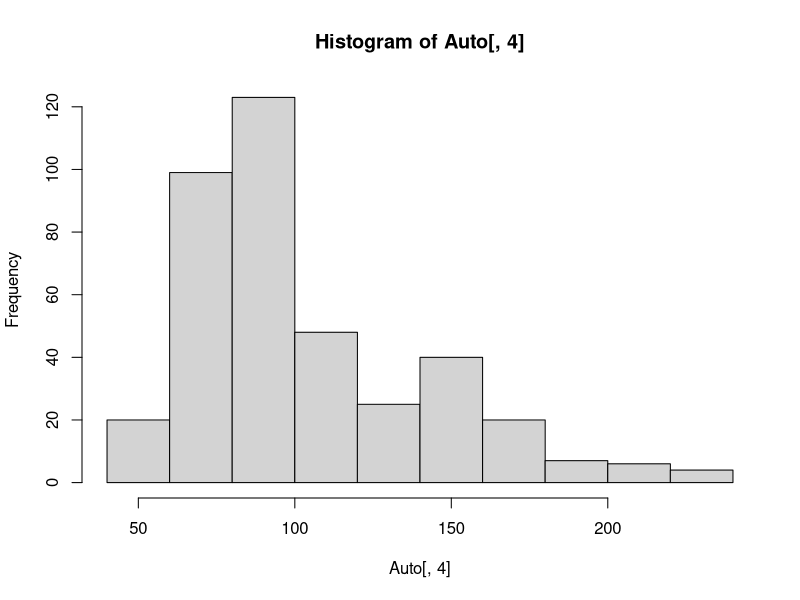
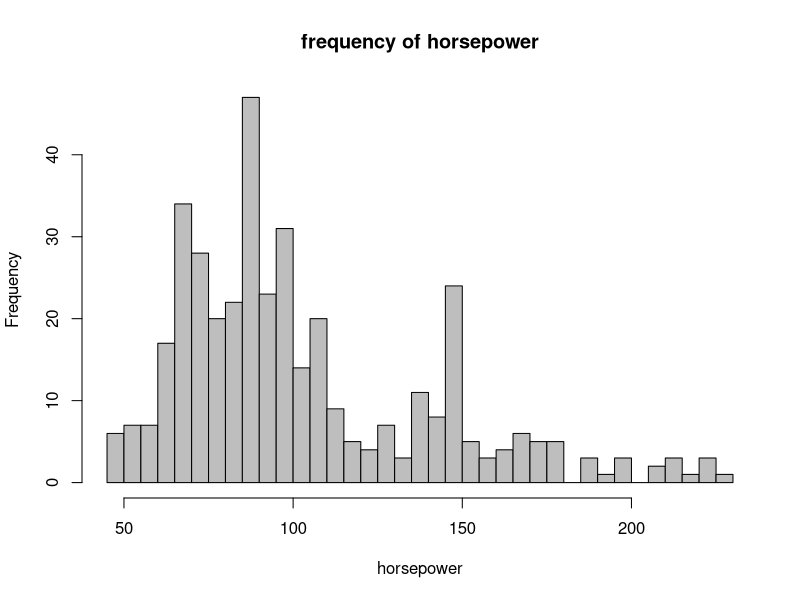
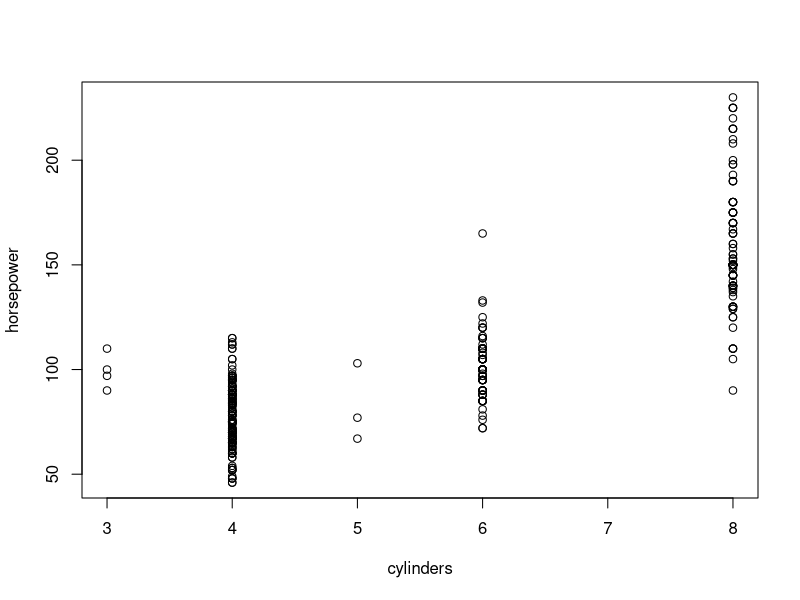
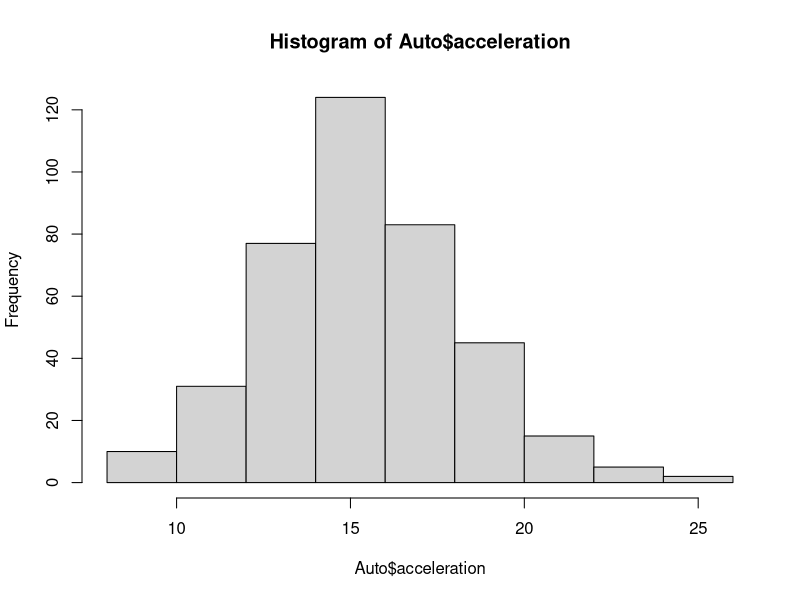
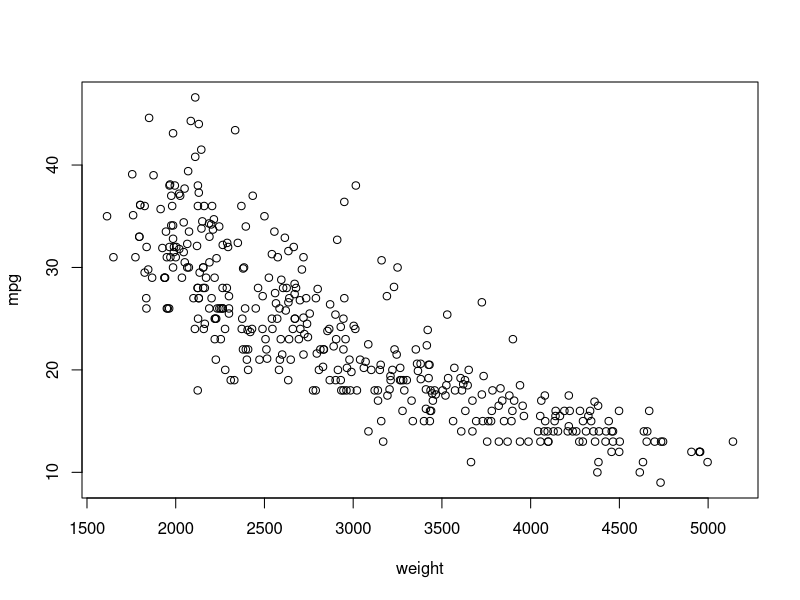

The R source for these figures, in order:
## ---- chunk 1
patientID = c(1, 2, 3, 4) 
age = c(25, 34, 28, 52) 
diabetes = c("Type1", "Type2", "Type1", "Type1")  
status = c("Poor", "Median", "Good", "Poor")
## ---- chunk 2
# this create an empty data frame. 
# We sometime need to do that when we do not know the ultimate dimension of the data frame.
patientdata = data.frame()  

patientdata = data.frame(patientID, age, diabetes, status)

# display the data frame on the screen to visually check the dataset
patientdata
## ---- chunk 3
str(patientdata)
## ---- chunk 4
 patientdata[,1:2]
## ---- chunk 5
patientdata[c("diabetes", "status")]
## ---- chunk 6
patientdata$age
## ---- chunk 7
patientdata$diabetes<-factor(patientdata$diabetes)
patientdata$status<-factor(patientdata$status, ordered = TRUE, levels = c("Poor", "Median","Good") )

patientdata
str(patientdata)

## ---- chunk 8
Auto=read.csv("data/Auto.csv")
# examine the structure of Auto dataset
str(Auto)
## ---- chunk 9
# print the first 6 rows for visually examining the dataset
head(Auto)  
tail(Auto)
## ---- chunk 10
summary(Auto)
## ---- chunk 11
# type Auto[2,] to select the 2nd row (or called 2nd observation)
Auto[2,]  

# type Auto[c(3,5,7),] to select the 3rd, 5th, and 7th rows.
Auto[c(3,5,7),]
## ---- chunk 12
# type Auto[,4] to select the 4th column (i.e., horsepower); 
head(Auto[,4])
## ---- chunk 13
# tpye hist(Auto[,4]) to plot the distribution of horsepower
hist(Auto[,4])

# You can customize the histgram to make it look nicer
hist(Auto[,4],xlab="horsepower", col="gray",breaks = 50, main=
       "frequency of horsepower")  
## ---- chunk 14
# select the 2nd and 4th column (i.e., cylinders and horsepower )
head(Auto[,c(2,4)])
## ---- chunk 15
plot(Auto[,c(2,4)])
## ---- chunk 16
# Auto$mpg selects the variable mpg
# type hist[Auto$mpg] to get its distribution
hist(Auto$acceleration)
## ---- chunk 17
# select multiple columns by name.
head( Auto[,c("horsepower","mpg","weight")]  )
## ---- chunk 18
# select all rows with mpg less equal to 12
Auto[Auto$mpg<=12,]

# select all rows with mpg less equal to 12 and greater equal to 11
Auto[Auto$mpg>=11 & Auto$mpg<=12,]
## ---- chunk 19
Auto$horsepowerpercylinder=Auto$horsepower/Auto$cylinders
str(Auto)
## ---- chunk 20
# eamine the existing name of the Auto datafile.
names(Auto)

# change the 11th variable name to power_per_cylinder
names(Auto)[11]="power_per_cylinder"
str(Auto)
## ---- chunk 21
# Delete the variable power_per_cylinder
Auto=Auto[,-c(11)]
str(Auto)
## ---- chunk 22
with(Auto, plot(weight, mpg) )
